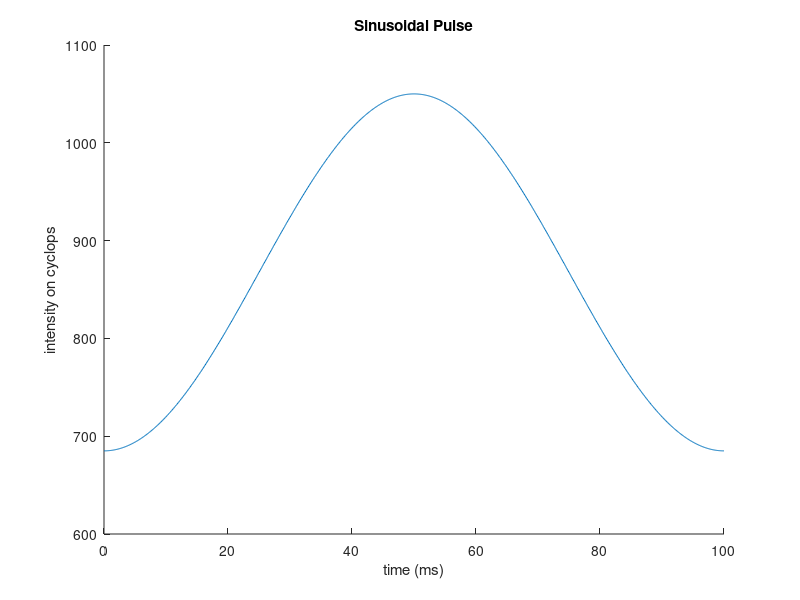

Recreate this plot in MATLAB. (Note: this script raises an error after producing the figure.)
%% 
% clear all; close all;
dur         = 100;  % ms
fr1         = 10;   % Hz
fr2         = 100;
maxAmp      = 1050;
minAmp      = 685;
onRamp      = 0;
offRamp     = 0;

x = linspace(0,dur,1000);

%% sinusoid envelope
phase = x*2*pi*fr1 - pi/2;
A = maxAmp - minAmp;
env = 0.5*A*(sin(phase)) + (0.5*A) + minAmp;

figure(1); clf; hold on;
plot(x,env);
fprintf("Minimum: %f\nMaximum: %f\n\n",min(env),max(env));

title('Sinusoidal Pulse');
xlabel('time (ms)');
ylabel('intensity on cyclops');

%% sinusoid ripple
phase = x*2*pi*fr2 - pi/2;
A = maxAmp - minAmp;
rip = 0.5*(sin(phase)+1);

figure(1); yyaxis right;
plot(x,rip);
fprintf("Minimum: %f\nMaximum: %f\n\n",min(rip),max(rip));

title('Sinusoidal Pulse');
xlabel('time (ms)');
ylabel('intensity on cyclops');

%% Merge
wave = minAmp + (env-minAmp) .* rip;

figure(2); clf; hold on;
plot(x,wave);

fprintf("Minimum: %f\nMaximum: %f\n\n",min(wave),max(wave));

title('Ripple Pulse');
xlabel('time (ms)');
ylabel('intensity on cyclops');

%% matlab% Define time vector
fs = 10000;          % Sampling frequency (Hz)
t = 0:1/fs:2;        % Time duration of 2 seconds

% Define frequencies
f_fast = 100;        % Fast sinusoid frequency (Hz)
f_slow = 2;          % Slow modulating sinusoid frequency (Hz)

% Generate the two signals
fast_wave = sin(2 * pi * f_fast * t);
slow_wave = (sin(2 * pi * f_slow * t) + 1) / 2; % Scales slow wave between 0 and 1

% Modulate max amplitude
modulated_wave = fast_wave .* slow_wave;

% Plot the results
figure;
plot(t, modulated_wave, 'b', t, slow_wave, 'r--');
legend('Modulated Wave', 'Slow Amplitude Envelope');
xlabel('Time (seconds)');
ylabel('Amplitude');
title('Amplitude Modulation with a Slower Sinusoid');
grid on;
